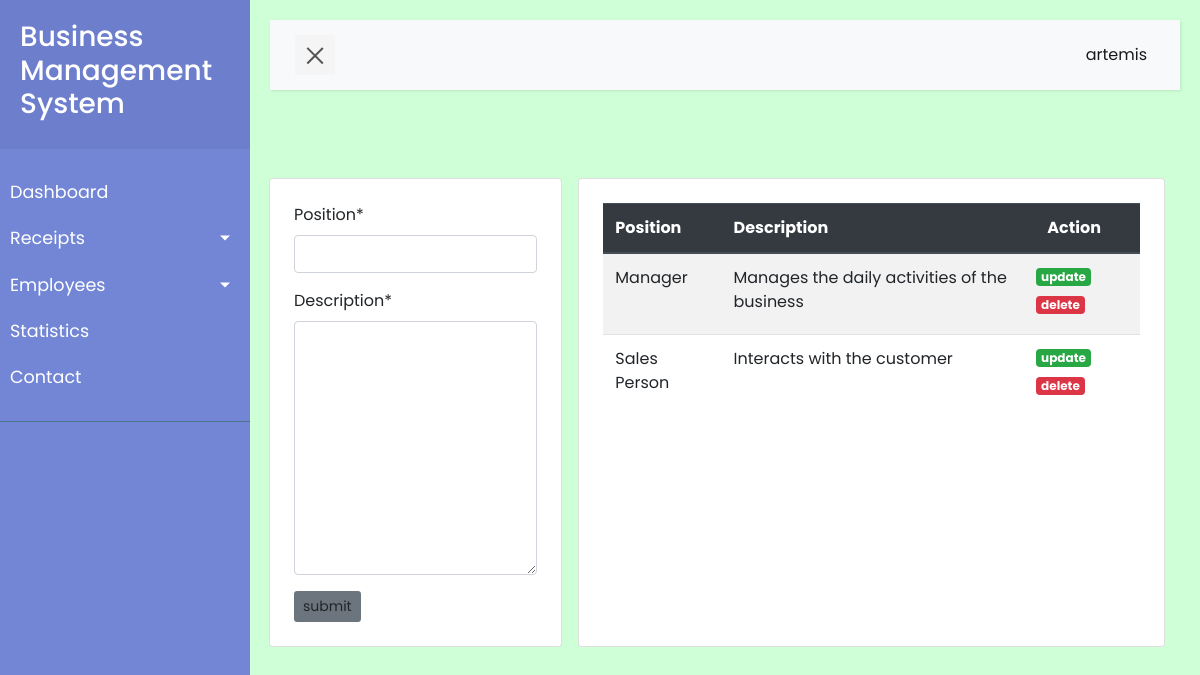
/management/position/ (signed in), run on the app's committed database.
### management/models.py (models this page shows, shortened)
class Position(models.Model):
    position = models.CharField(max_length=100, unique=True)
    description = models.TextField()

### management/views.py (the view)
# urls.py: path('position/', views.add_position, name='position'),
def add_position(request):
    form = PositionForm
    positions = Position.objects.order_by('position')[:7]
    if request.method == 'POST':
        form = PositionForm(request.POST)
        if form.is_valid():
            form.save()
    context = {'form':form, 'positions':positions}
    return render(request, 'employees/new_position.html', context)

### management/templates/employees/new_position.html (shortened to what this page needs)
<!DOCTYPE html>
{% extends 'base.html' %} {% load crispy_forms_tags %}
     {% block content %}
    <div class="container py-5">
      <div class="d-flex justify-content-center">
        <div class="col-md-4 card p-4">
          <form method="POST" action="">
            {% csrf_token %} {{form|crispy}}
            <button class="btn btn-sm bg-secondary" type="submit">
              submit
            </button>
          </form>
        </div>
        <div class="col-md-8 card p-4 mx-3">
          <table class="table table-striped">
            <thead class="thead-dark">
              <tr>
                <th scope="col">Position</th>
                <th scope="col">Description</th>
                <th scope="col">Action</th>
              </tr>
            </thead>
            <tbody>
              {% for pos in positions %}
              <tr>
                <td>{{ pos.position }}</td>
                <td>{{ pos.description }}</td>
                <td>
                  <div class="row">
                    <h6>
                      <a href="" class="badge badge-success mx-1">update</a>
                    </h6>
                    <h6>
                      <a href="" class="badge badge-danger mx-1">delete</a>
                    </h6>
                  </div>
                </td>
              </tr>
              {% endfor %}
            </tbody>
          </table>
        </div>
      </div>
    </div>
    {% endblock content %}

### templates/base.html (shortened to what this page needs)
<!DOCTYPE html>
<html>
{% load static %}
<head>
    <link rel="stylesheet" href="https://cdn.jsdelivr.net/npm/bootstrap@4.6.2/dist/css/bootstrap.min.css">
    <link rel="stylesheet" href="{% static 'css/style5.css' %}">
</head>
<body>
    {% if user.is_authenticated %}
    <div class="wrapper">
        <nav id="sidebar">
            <div class="sidebar-header">
                <h3>Business Management System</h3>
            </div>
            <ul class="list-unstyled components">
                <li>
                    <a href="{% url 'dashboard' %}">Dashboard</a>
                    <a href="#pageSubmenu" data-toggle="collapse" aria-expanded="false" class="dropdown-toggle">Receipts</a>
                    <a href="#submenu" data-toggle="collapse" aria-expanded="false" class="dropdown-toggle">Employees</a>
                </li>
                <li>
                    <a href="{% url 'cash_stats' %}">Statistics</a>
                </li>
                <li>
                    <a href="#">Contact</a>
                </li>
            </ul>
        </nav>
        <div id="content">
            <nav class="navbar navbar-expand-lg navbar-light bg-light">
                <div class="container-fluid">
                    <button type="button" id="sidebarCollapse" class="navbar-btn">
                        <span></span>
                    </button>
                    <div class="collapse navbar-collapse" id="navbarSupportedContent">
                        <ul class="nav navbar-nav ml-auto">
                            <li class="nav-item active">
                               <a class="nav-link" href="#">{{user.username}}</i></a>
                            </li>
                        </ul>
                    </div>
                </div>
            </nav>
            {% block content %}{% endblock content %}
        </div>
    </div>
    {% endif %}
</body>
</html>

### static/css/style5.css (style rules this page uses)
body { font-family: 'Poppins', sans-serif; background: #cfffd7; }
a, a:hover, a:focus { color: inherit; text-decoration: none; transition: all 0.3s; }
.navbar { padding: 15px 10px; background: #fff; border: none; border-radius: 0; margin-bottom: 40px; box-shadow: 1px 1px 3px rgba(0, 0, 0, 0.1); }
.navbar-btn { box-shadow: none; outline: none !important; border: none; }
.wrapper { display: flex; width: 100%; align-items: stretch; perspective: 1500px; }
#sidebar { min-width: 250px; max-width: 250px; background: #7386D5; color: #fff; transition: all 0.6s cubic-bezier(0.945, 0.020, 0.270, 0.665); transform-origin: bottom left; }
#sidebar .sidebar-header { padding: 20px; background: #6d7fcc; }
#sidebar ul.components { padding: 20px 0; border-bottom: 1px solid #47748b; }
#sidebar ul li a { padding: 10px; font-size: 1.1em; display: block; }
a[data-toggle="collapse"] { position: relative; }
.dropdown-toggle::after { display: block; position: absolute; top: 50%; right: 20px; transform: translateY(-50%); }
#content { width: 100%; padding: 20px; min-height: 100vh; transition: all 0.3s; }
#sidebarCollapse { width: 40px; height: 40px; background: #f5f5f5; cursor: pointer; }
#sidebarCollapse span { width: 80%; height: 2px; margin: 0 auto; display: block; background: #555; transition: all 0.8s cubic-bezier(0.810, -0.330, 0.345, 1.375); transition-delay: 0.2s; }
#sidebarCollapse span:last-of-type { transform: rotate(-45deg) translate(1px, -1px); }

### data on the page
Position: position "Manager", description "Manages the daily activities of the business"
Position: position "Sales Person", description "Interacts with the customer"

### other printed values
{{ user.username }} "artemis"
